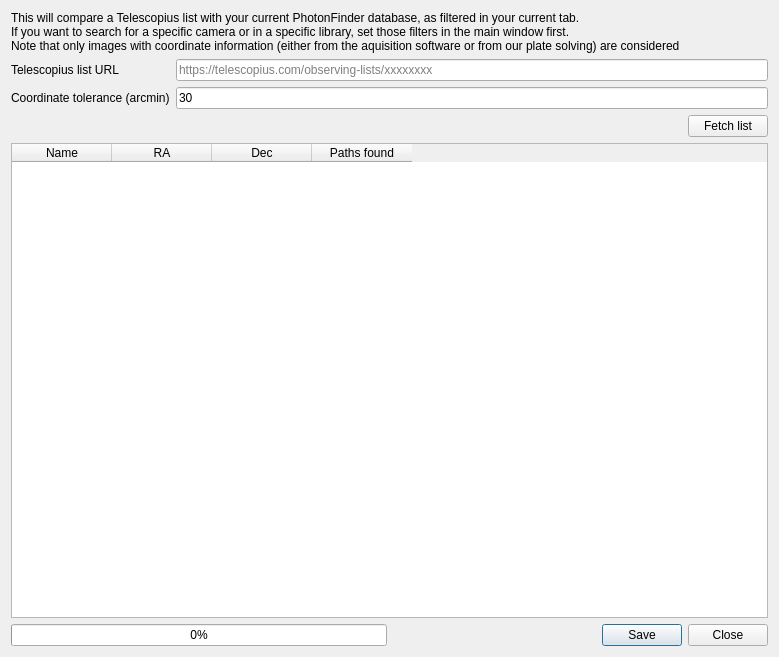
<?xml version="1.0" encoding="UTF-8"?>
<ui version="4.0">
 <class>TelescopiusCompareDialog</class>
 <widget class="QDialog" name="TelescopiusCompareDialog">
  <property name="geometry">
   <rect>
    <x>0</x>
    <y>0</y>
    <width>779</width>
    <height>657</height>
   </rect>
  </property>
  <property name="sizePolicy">
   <sizepolicy hsizetype="Preferred" vsizetype="Preferred">
    <horstretch>1</horstretch>
    <verstretch>1</verstretch>
   </sizepolicy>
  </property>
  <property name="windowTitle">
   <string>Compare With Telescopius List</string>
  </property>
  <layout class="QVBoxLayout" name="verticalLayout_2">
   <item>
    <layout class="QVBoxLayout" name="verticalLayout">
     <item>
      <widget class="QLabel" name="label">
       <property name="sizePolicy">
        <sizepolicy hsizetype="Minimum" vsizetype="Minimum">
         <horstretch>0</horstretch>
         <verstretch>0</verstretch>
        </sizepolicy>
       </property>
       <property name="text">
        <string>This will compare a Telescopius list with your current PhotonFinder database, as filtered in your current tab. 
If you want to search for a specific camera or in a specific library, set those filters in the main window first.
Note that only images with coordinate information (either from the aquisition software or from our plate solving) are considered</string>
       </property>
      </widget>
     </item>
     <item>
      <layout class="QFormLayout" name="formLayout">
       <item row="0" column="0">
        <widget class="QLabel" name="label_2">
         <property name="text">
          <string>Telescopius list URL</string>
         </property>
        </widget>
       </item>
       <item row="0" column="1">
        <widget class="QLineEdit" name="url_edit">
         <property name="text">
          <string/>
         </property>
         <property name="placeholderText">
          <string>https://telescopius.com/observing-lists/xxxxxxxx</string>
         </property>
        </widget>
       </item>
       <item row="1" column="0">
        <widget class="QLabel" name="label_3">
         <property name="text">
          <string>Coordinate tolerance (arcmin)</string>
         </property>
        </widget>
       </item>
       <item row="1" column="1">
        <widget class="QLineEdit" name="tolerance_edit">
         <property name="text">
          <string>30</string>
         </property>
        </widget>
       </item>
       <item row="2" column="0">
        <spacer name="horizontalSpacer_2">
         <property name="orientation">
          <enum>Qt::Orientation::Horizontal</enum>
         </property>
         <property name="sizeHint" stdset="0">
          <size>
           <width>40</width>
           <height>20</height>
          </size>
         </property>
        </spacer>
       </item>
       <item row="2" column="1">
        <layout class="QHBoxLayout" name="horizontalLayout">
         <item>
          <spacer name="horizontalSpacer">
           <property name="orientation">
            <enum>Qt::Orientation::Horizontal</enum>
           </property>
           <property name="sizeHint" stdset="0">
            <size>
             <width>40</width>
             <height>20</height>
            </size>
           </property>
          </spacer>
         </item>
         <item>
          <widget class="QPushButton" name="fetch_button">
           <property name="text">
            <string>Fetch list</string>
           </property>
          </widget>
         </item>
        </layout>
       </item>
      </layout>
     </item>
     <item>
      <widget class="QTableWidget" name="tableWidget">
       <column>
        <property name="text">
         <string>Name</string>
        </property>
       </column>
       <column>
        <property name="text">
         <string>RA</string>
        </property>
       </column>
       <column>
        <property name="text">
         <string>Dec</string>
        </property>
       </column>
       <column>
        <property name="text">
         <string>Paths found</string>
        </property>
       </column>
      </widget>
     </item>
     <item>
      <layout class="QHBoxLayout" name="horizontalLayout_2">
       <item>
        <widget class="QProgressBar" name="progressBar">
         <property name="value">
          <number>0</number>
         </property>
        </widget>
       </item>
       <item>
        <widget class="QDialogButtonBox" name="buttonBox">
         <property name="orientation">
          <enum>Qt::Orientation::Horizontal</enum>
         </property>
         <property name="standardButtons">
          <set>QDialogButtonBox::StandardButton::Close|QDialogButtonBox::StandardButton::Save</set>
         </property>
        </widget>
       </item>
      </layout>
     </item>
    </layout>
   </item>
  </layout>
 </widget>
 <resources/>
 <connections>
  <connection>
   <sender>buttonBox</sender>
   <signal>rejected()</signal>
   <receiver>TelescopiusCompareDialog</receiver>
   <slot>reject()</slot>
   <hints>
    <hint type="sourcelabel">
     <x>316</x>
     <y>260</y>
    </hint>
    <hint type="destinationlabel">
     <x>286</x>
     <y>274</y>
    </hint>
   </hints>
  </connection>
 </connections>
</ui>
